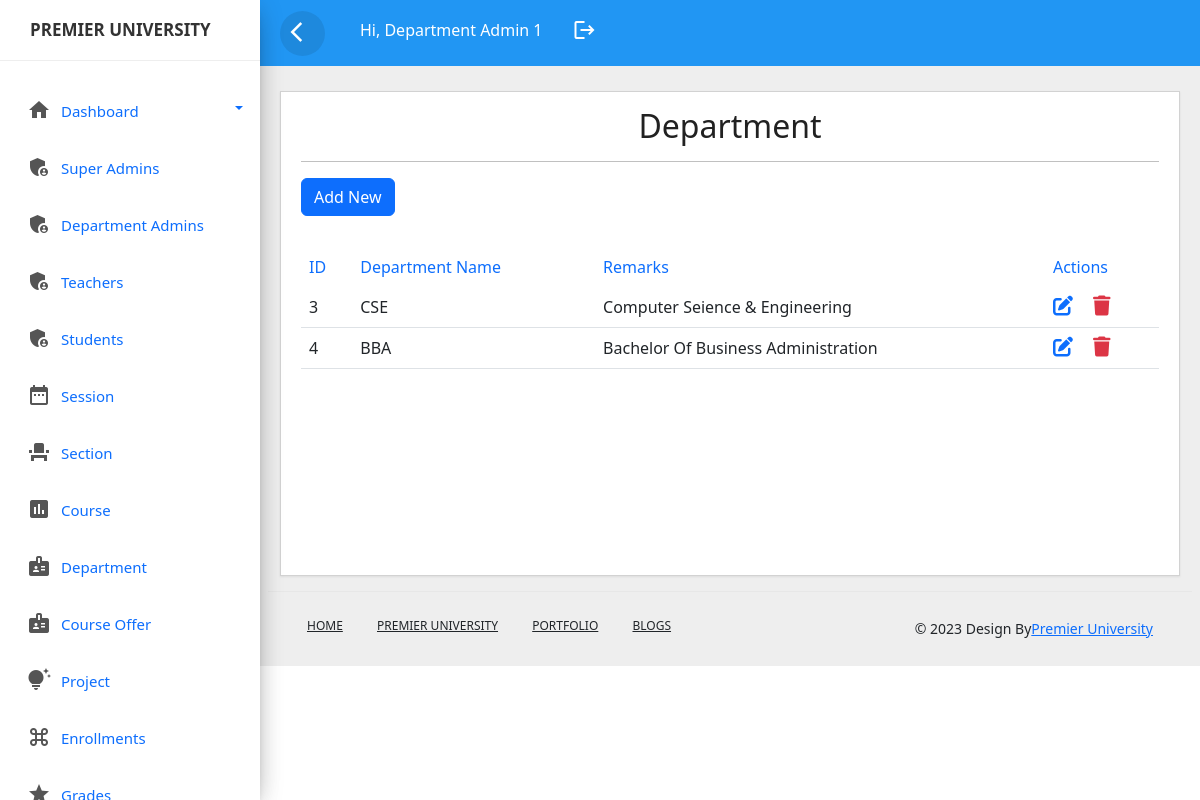
The app's page /department.php (signed in), older data.
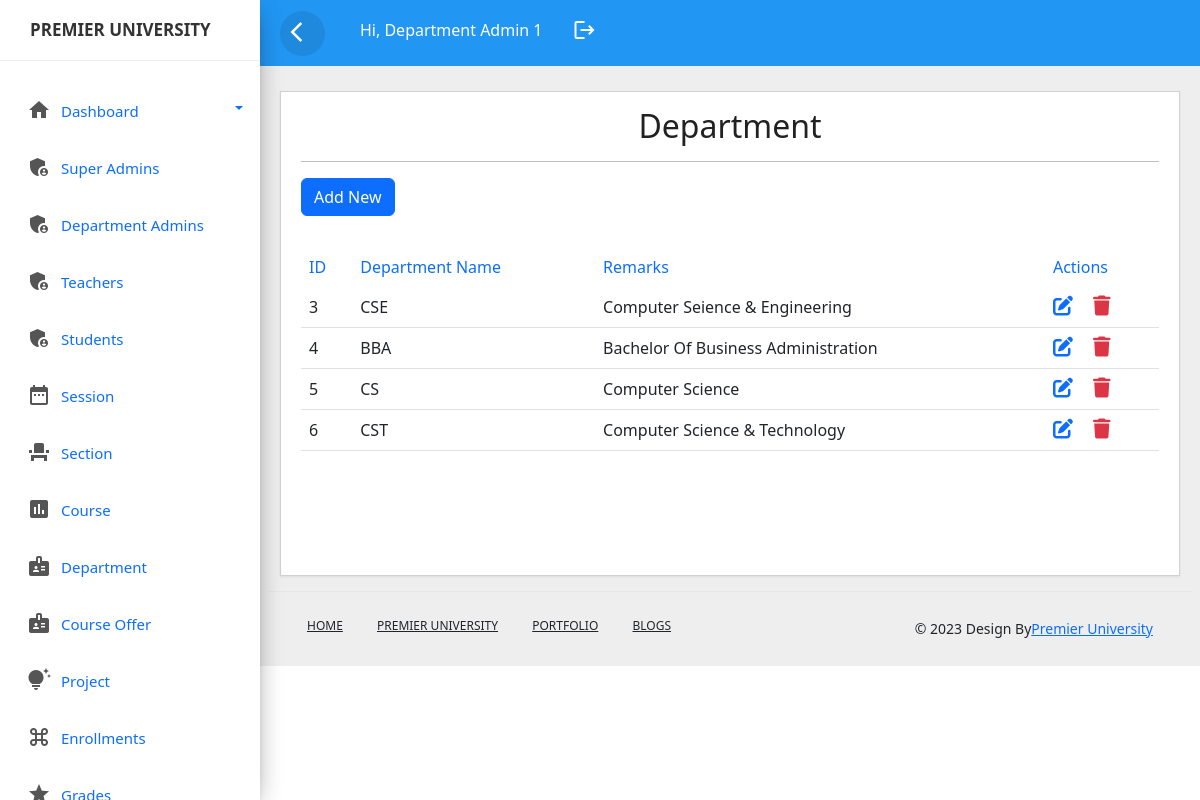
The same page, newer data.
### tables this page shows
CREATE TABLE `department` (
  `departmentid` int(11) NOT NULL,
  `departmentname` varchar(255) NOT NULL,
  `remarks` varchar(255) NOT NULL
);

### department.php (the view, shortened to what this page needs)
<?php include_once('header.php');?>
<?php include_once('sidebar.php');?>
<?php include_once('top-header.php');?>
<!DOCTYPE html>
<html lang="en">
<head>
	<link rel="stylesheet" href="css/style.css">
 <link href="https://cdn.jsdelivr.net/npm/bootstrap@5.2.3/dist/css/bootstrap.min.css" rel="stylesheet">
 <link rel="stylesheet" href="https://cdnjs.cloudflare.com/ajax/libs/font-awesome/6.4.0/css/all.min.css" />
</head>
<body>
	<div class="main-content">
		<div class="row">
			<div class="col-lg-12 col-md-12">
				<div class="card" style="min-height:485px">
					<div class="card-header card-header-text">
						<h2 class="card-title" style="text-align: center;">Department</h2>
						<hr>
						<a href="add_department.php" class="btn btn-primary mb-3">Add New</a>
					</div>
					<div class="card-content table-responsive">
						<table class="table table-hover">
							<thead class="text-primary">
								<tr><th>ID</th>
									<th>Department Name</th>
									<th>Remarks</th>
									<th>Actions</th>
								</tr>
							</thead>
							<tbody>
								<?php
									@include 'config.php';
									$query=mysqli_query($conn,"select * from `department`");
									while($row=mysqli_fetch_array($query)){
									?>
									<tr>
										<td><?php echo ucwords($row['departmentid']); ?></td>
										<td><?php echo ucwords($row['departmentname']); ?></td>
										<td><?php echo ucwords($row['remarks']); ?></td>
										<td>
											 <a href="edit_department.php?id=<?php echo $row['departmentid'] ?>" ><i class="fa-solid fa-pen-to-square fs-5 me-3"></i></a>
             <a href="delete_department.php?id=<?php echo $row['departmentid'] ?>" class="link-danger"><i class="fa-solid fa-trash fs-5"></i></a>
										</td>
									</tr>
									<?php
									}
								?>
							</tbody>
						</table>
					</div>
				</div>
			</div>
		</body>
		<?php include_once('footer.php');?>
		</html>

### header.php (shortened to what this page needs)
<!doctype html>
<html lang="en">
  <head>
        <link href="https://cdn.jsdelivr.net/npm/bootstrap@5.0.2/dist/css/bootstrap.min.css" rel="stylesheet">
        <link rel="stylesheet" href="css/custom.css">
  </head>
  <body>
<div class="wrapper">

### sidebar.php (shortened to what this page needs)
<nav id="sidebar">
            <div class="sidebar-header">
                <h3><img src="" class="img-fluid"/><span>Premier University</span></h3>
            </div>
            <ul class="list-unstyled components">
			                <li class="dropdown">
                    <a href="#homeSubmenu1" data-toggle="collapse" aria-expanded="false" class="dropdown-toggle">
                    <i class="material-icons">home</i><span>Dashboard</span></a>
                </li>
			<li class="">
                    <a href="superadmin.php"><i class="material-icons">admin_panel_settings</i><span>Super Admins</span></a>
                </li>
			<li class="">
                    <a href="admins.php"><i class="material-icons">admin_panel_settings</i><span>Department Admins</span></a>
                </li>
                <li class="">
                    <a href="teacher.php"><i class="material-icons">admin_panel_settings</i><span>Teachers</span></a>
                </li>
                <li class="">
                    <a href="student.php"><i class="material-icons">admin_panel_settings</i><span>Students</span></a>
                </li>
                <li class="">
                    <a href="session.php"><i class="material-icons">date_range</i><span>Session</span></a>
                </li>
                <li class="">
                    <a href="section.php"><i class="material-icons">event_seat</i><span>Section</span></a>
                </li>
                <li class="">
                    <a href="course.php"><i class="material-icons">assessment</i><span>Course</span></a>
                </li>
                <li class="">
                    <a href="department.php"><i class="material-icons">badge</i><span>Department</span></a>
                </li>
                <li class="">
                    <a href="offer.php"><i class="material-icons">badge</i><span>Course Offer</span></a>
                </li>
                <li class="">
                    <a href="project.php"><i class="material-icons">tips_and_updates</i><span>Project</span></a>
                </li>
                <li class="">
                    <a href="enrollment.php"><i class="material-icons">keyboard_command_key</i><span>Enrollments</span></a>
                </li>
                <li class="">
                    <a href="grades.php"><i class="material-icons">grade</i><span>Grades</span></a>
                </li>
            </ul>
        </nav>

### top-header.php (shortened to what this page needs)
<div id="content">
		   <div class="top-navbar" >
		      <nav class="navbar  navbar-expand-sm">
			     <button type="button" id="sidebar-collapse" class="d-xl-block d-lg-block d-md-none d-none">
				   <span class="material-icons">arrow_back_ios</span>
				 </button>
				 <div class="collapse navbar-collapse d-lg-block d-xl-block d-sm-none d-md-none d-none"  id="navbarcollapse">
					<ul class="nav navbar-nav" >
					<li class="nav-item">
					  <a class="nav-link">hi, <?php echo $_SESSION['user'] ?></a>
					</li>
					<li class="nav-item">
					  <a class="nav-link" href="logout.php"><span class="material-icons">logout</span></a>
					</li>
					</ul>
				 </div>
			  </nav>
		   </div>

### footer.php (shortened to what this page needs)
<footer class="footer">
			    <div class="container-fluid">
				   <div class="row">
				       <div class="col-md-6">
					       <nav class="d-flex">
						      <ul class="m-0 p-0">
							     <li><a href="#">Home</a></li>
								  <li><a href="#">Premier University</a></li>
								   <li><a href="#">portfolio</a></li>
								    <li><a href="#">Blogs</a></li>
						   </nav>
					   </div>
					   <div class="col-md-6">
					       <p class="copyright d-flex justify-content-end">
						      &copy 2023 Design By
						      <a href="#">Premier University</a>
						   </p>
					   </div>
				   </div>
				</div>
			 </footer>
		</div>
</div>
  </body>
  </html>

### css/custom.css (style rules this page uses)
body,html { line-height:1.8; font-family:'Roboto',sans-serif; color:#555e58; text-transform:capitalize; font-weight:400; margin:0px; padding:0px; }
h1,h2,h3,h4,h5,h6,.h1,.h2,.h3,.h4 { font-weight:400; line-height:1.5em; }
p { font-size:15px; margin:12px 0 0; line-height:24px; }
a { color:#333; font-weight:400; }
button { cursor:pointer; }
ul,ol { padding:0px; margin:0px; list-style:none; }
a,a:hover,a:focus { color:#333; text-decoration:none; transition:all 0.3s; }
.material-icons { font-family: 'Material Icons'; font-weight: normal; font-style: normal; font-size: 24px; display: inline-block; line-height: 1; text-transform: none; letter-spacing: normal; word-wrap: normal; white-space: nowrap; direction: ltr; -webkit-font-smoothing: antialiased; text-rendering: optimizeLegibility; -moz-osx-font-smoothing: grayscale; font-feature-settings: 'liga'; }
.wrapper { position:relative; width:100%; overflow:auto; }
#sidebar { position:fixed; height:100vh!important; top:0; left:0; bottom:0; z-index:11; width:260px; overflow:auto; transition:all 0.3s; background-color:#fff; box-shadow:0 10px 30px -12px rgba(0 0 0 / 42%), 0 4px 25px 0px rgba(0 0 0 / 12%), 0 8px 10px -5px rgba(0 0 0 / 20%); }
#sidebar .sidebar-header { padding:20px; background-color:#fff; border-bottom:1px solid #eee; }
.sidebar-header h3 { color:#333; font-size:17px; margin:0px; text-transform:uppercase; transition:all 0.5s ease; font-weight:600; }
#sidebar ul li { padding:2px 7px; }
.dropdown-toggle::after { position:absolute; right:10px; top:23px; }
#sidebar ul.components { padding: 20px 0; }
#sidebar ul li a { padding: 10px; line-height: 30px; border-radius:5px; font-size: 15px; position:relative;' font-weight: 400; display: block; }
#sidebar ul li a span { text-transform:capitalize; display:inline-block; }
#sidebar ul li a i { position: relative; margin-right: 10px; top: 5px; color: #555555; margin-left: 10px; }
#content { position:relative; transition:all 0.3s; background-color:#EEEEEE; }
.top-navbar { width:100%; z-index:9; position:relative; }
.main-content { padding:10px 20px 0px 20px; position:relative; width:100%; }
.navbar { background-color:#2196f3; color:#fff; }
.navbar button { background-color:transparent; border:none; }
.navbar button span { color:#fff; }
#sidebar-collapse { border-radius:50%; width:45px; height:45px; text-align:center; line-height:45px; margin-right:20px; margin-left:20px; border:none; color:#fff; background-color:rgba(0,0,0,0.09); }
#sidebar-collapse span { margin:9px; padding:0px; }
.navbar-nav > li> a { color:#fff; }
.navbar-nav li a { position:relative; display:block; padding:10px 15px!important; }
.card { margin:10px 0px; }
.card { border-radius:0px!important; }
.card { display:inline-block; position:relative; border:none; width:100%; margin:15px 0; box-shadow:0 1px 2px rgb(0 0 0 / 8%); border-radius:6px; color:rgba(0,0,0,0.87); background-color:#fff; }
.card .card-header { padding:15px 20px 0; z-index:3; border-bottom:0px!important; background-color:#fff; border-radius:none; }
.card .card-content { padding:15px 20px; position:relative; }
.card .card-title:not(.card-calender .card-title) { margin-top:0; margin-bottom:5px; }
.table > thead > tr > th { border-bottom:1px; font-size:16px; font-weight:400; }
.footer { border-top:1px solid #e7e7e7; }
footer { padding:10px 0; position:relative; width:100%; }
footer ul li { display:inline-block; }
footer ul li a { color:inherit; padding:15px; font-weight:500; font-size:12px; text-transform:uppercase; display:block; position:relative; }
footer .copyright { padding:15px; font-size:14px; margin:0; }
@media only screen and (min-width:992px) { #content { width:calc(100% - 260px); position:relative; float:right; transition:all 0.3s; background-color:#EEEEEE; } }

### css/style.css (style rules this page uses)
* { margin: 0; padding: 0; }
a { text-decoration: none; -webkit-transition: all 0.5s ease-in-out 0s; -o-transition: all 0.5s ease-in-out 0s; transition: all 0.5s ease-in-out 0s; }

Row changes from the older to the newer data that the page shows:
added department: departmentid "5", departmentname "CS", remarks "Computer Science"
added department: departmentid "6", departmentname "CST", remarks "Computer Science & Technology"
